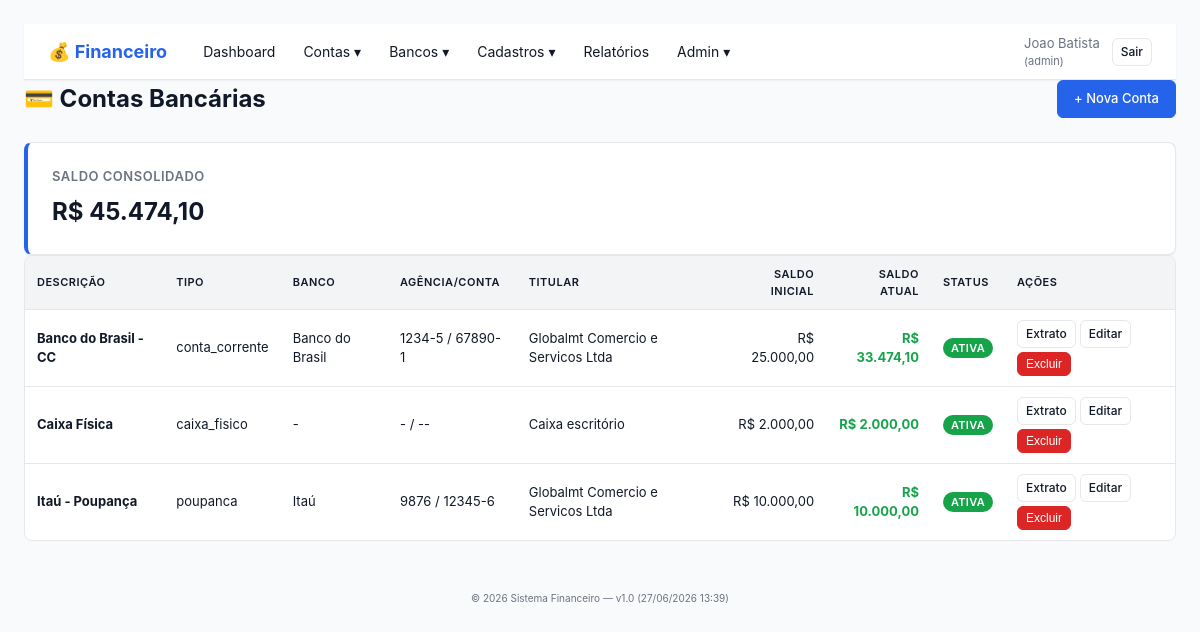
The app's page /contas_bancarias.php (signed in) with its own data.
### tables this page shows
CREATE TABLE contas_bancarias (
    id INT(11) NOT NULL AUTO_INCREMENT,
    empresa_id INT(11) NOT NULL,
    descricao VARCHAR(100) NOT NULL COMMENT 'Nome de exibicao (ex: Banco do Brasil - CC 1234)',
    tipo ENUM('conta_corrente','poupanca','caixa_fisico','cartao','investimento') NOT NULL DEFAULT 'conta_corrente',
    banco VARCHAR(100) COMMENT 'Nome do banco (BB, Itau, Bradesco, Caixa...)',
    agencia VARCHAR(20),
    numero_conta VARCHAR(30),
    digito VARCHAR(5),
    titular VARCHAR(200),
    cpf_cnpj_titular VARCHAR(20),
    saldo_inicial DECIMAL(15,2) NOT NULL DEFAULT 0.00 COMMENT 'Saldo na data de criacao da conta',
    data_saldo_inicial DATE NOT NULL COMMENT 'Data de referencia do saldo inicial',
    observacoes TEXT,
    ativo TINYINT(1) DEFAULT 1,
    data_criacao TIMESTAMP DEFAULT CURRENT_TIMESTAMP,
    PRIMARY KEY (id),
    INDEX idx_empresa (empresa_id),
    INDEX idx_tipo (tipo),
    INDEX idx_ativo (ativo),
    FOREIGN KEY (empresa_id) REFERENCES empresas(id) ON DELETE CASCADE
);

### src/lib/Helper.php (called while the page is built, shortened)
<?php
function layout(string $titulo, string $view, array $vars = []): void
{
    extract($vars, EXTR_SKIP);
    require FINANCEIRO_SRC . '/views/layout/header.php';
    require FINANCEIRO_SRC . '/views/layout/navbar.php';
    require FINANCEIRO_SRC . '/views/' . $view;
    require FINANCEIRO_SRC . '/views/layout/footer.php';
}

### src/controllers/ContasBancariasController.php (called while the page is built, shortened)
<?php
final class ContasBancariasController
{
    public function index(): void
    {
        $empresaId = Auth::user()['empresa_id'];
        $db = Database::getConnection();
        $stmt = $db->prepare('
            SELECT
                cb.*,
                (SELECT COALESCE(SUM(CASE WHEN m.tipo = "entrada" THEN m.valor ELSE -m.valor END), 0)
                 FROM movimentacoes_bancarias m
                 WHERE m.conta_bancaria_id = cb.id
                   AND m.data_movimento >= cb.data_saldo_inicial
                ) AS variacao,
                (cb.saldo_inicial +
                 (SELECT COALESCE(SUM(CASE WHEN m.tipo = "entrada" THEN m.valor ELSE -m.valor END), 0)
                  FROM movimentacoes_bancarias m
                  WHERE m.conta_bancaria_id = cb.id
                    AND m.data_movimento >= cb.data_saldo_inicial
                 )
                ) AS saldo_atual
            FROM contas_bancarias cb
            WHERE cb.empresa_id = ?
            ORDER BY cb.ativo DESC, cb.descricao
        ');
        $stmt->execute([$empresaId]);
        $contas = $stmt->fetchAll();
        $saldoTotal = array_sum(array_column($contas, 'saldo_atual'));
        layout('Contas Bancárias', 'contas_bancarias/index.php', [
            'contas'     => $contas,
            'saldoTotal' => $saldoTotal,
        ]);
    }
}

### public/contas_bancarias.php (called while the page is built, shortened)
<?php
(new ContasBancariasController)->index();

### src/lib/Auth.php (called while the page is built, shortened)
<?php
final class Auth
{
    public static function perfilAtual(): string
    {
        foreach ($_SESSION['empresas'] as $emp) {
            if ((int)$emp['empresa_id'] === (int)$_SESSION['empresa_id']) {
                return $emp['perfil_na_empresa'];
            }
        }
        return '';
    }
    public static function isLogged(): bool
    {
        return isset($_SESSION['usuario_id']) && isset($_SESSION['empresa_id']);
    }
}

### src/lib/Permissao.php (called while the page is built, shortened)
<?php
final class Permissao
{
    public static function tem(string $capability): bool
    {
        $perfil = Auth::perfilAtual();
        return in_array($capability, self::CAPS[$perfil] ?? [], true);
    }
}

### src/views/contas_bancarias/index.php (the view, shortened to what this page needs)
<div class="page-header">
    <h1>💳 Contas Bancárias</h1>
    <?php if (Permissao::tem('criar')): ?>
        <a href="conta_bancaria_form.php" class="btn btn-primary">+ Nova Conta</a>
    <?php endif; ?>
</div>
<div class="card card-primary card-large">
    <div class="card-title">Saldo Consolidado</div>
    <div class="card-value">R$ <?= number_format($saldoTotal, 2, ',', '.') ?></div>
</div>
<table class="table">
    <thead>
        <tr>
            <th>Descrição</th>
            <th>Tipo</th>
            <th>Banco</th>
            <th>Agência/Conta</th>
            <th>Titular</th>
            <th class="text-right">Saldo Inicial</th>
            <th class="text-right">Saldo Atual</th>
            <th>Status</th>
            <th>Ações</th>
        </tr>
    </thead>
    <tbody>
        <?php if (empty($contas)): ?>
            <tr><td colspan="9" class="muted center">Nenhuma conta cadastrada.</td></tr>
        <?php else: foreach ($contas as $c): ?>
            <tr>
                <td><strong><?= htmlspecialchars($c['descricao']) ?></strong></td>
                <td><?= htmlspecialchars($c['tipo']) ?></td>
                <td><?= htmlspecialchars($c['banco'] ?? '-') ?></td>
                <td>
                    <?= htmlspecialchars($c['agencia'] ?? '-') ?> /
                    <?= htmlspecialchars($c['numero_conta'] ?? '-') ?>-<?= htmlspecialchars($c['digito'] ?? '') ?>
                </td>
                <td><?= htmlspecialchars($c['titular'] ?? '-') ?></td>
                <td class="text-right">R$ <?= number_format((float)$c['saldo_inicial'], 2, ',', '.') ?></td>
                <td class="text-right <?= (float)$c['saldo_atual'] < 0 ? 'text-danger' : 'text-success' ?>">
                    <strong>R$ <?= number_format((float)$c['saldo_atual'], 2, ',', '.') ?></strong>
                </td>
                <td>
                    <span class="badge badge-<?= $c['ativo'] ? 'success' : 'secondary' ?>">
                        <?= $c['ativo'] ? 'Ativa' : 'Inativa' ?>
                    </span>
                </td>
                <td class="actions">
                    <a href="movimentacoes.php?conta_id=<?= (int)$c['id'] ?>" class="btn btn-sm">Extrato</a>
                    <?php if (Permissao::tem('criar')): ?>
                        <a href="conta_bancaria_form.php?id=<?= (int)$c['id'] ?>" class="btn btn-sm">Editar</a>
                    <?php endif; ?>
                    <?php if (Permissao::tem('excluir')): ?>
                        <form method="post" action="conta_bancaria_acao.php" style="display:inline" onsubmit="return confirm('Excluir conta? Se houver movimentações, será apenas inativada.')">
                            <button type="submit" class="btn btn-sm btn-danger">Excluir</button>
                        </form>
                    <?php endif; ?>
                </td>
            </tr>
        <?php endforeach; endif; ?>
    </tbody>
</table>

### public/assets/financeiro.css (style rules this page uses)
* { box-sizing: border-box; margin: 0; padding: 0; }
:root { --color-primary: #2563eb; --color-primary-dark: #1d4ed8; --color-success: #16a34a; --color-warning: #d97706; --color-danger: #dc2626; --color-info: #0891b2; --color-secondary: #6b7280; --color-bg: #f9fafb; --color-surface: #ffffff; --color-text: #111827; --color-text-muted: #6b7280; --color-border: #e5e7eb; --shadow-sm: 0 1px 2px 0 rgba(0,0,0,0.05); --shadow: 0 1px 3px 0 rgba(0,0,0,0.1), 0 1px 2px 0 rgba(0,0,0,0.06); }
body { font-family: -apple-system, BlinkMacSystemFont, "Segoe UI", Roboto, "Helvetica Neue", Arial, sans-serif; background: var(--color-bg); color: var(--color-text); line-height: 1.5; font-size: 14px; }
.page-header { display: flex; justify-content: space-between; align-items: center; margin-bottom: 24px; flex-wrap: wrap; gap: 12px; }
.page-header h1 { font-size: 24px; color: var(--color-text); }
.btn { padding: 8px 16px; border: 1px solid var(--color-border); border-radius: 6px; background: var(--color-surface); color: var(--color-text); cursor: pointer; text-decoration: none; font-size: 13px; font-weight: 500; transition: all 0.15s; display: inline-block; }
.btn-primary { background: var(--color-primary); border-color: var(--color-primary); color: white; }
.btn-danger { background: var(--color-danger); border-color: var(--color-danger); color: white; }
.btn-sm { padding: 4px 8px; font-size: 12px; }
.card { background: var(--color-surface); border: 1px solid var(--color-border); border-radius: 8px; padding: 16px; box-shadow: var(--shadow-sm); }
.card-large { padding: 24px; }
.card-title { font-size: 13px; color: var(--color-text-muted); text-transform: uppercase; letter-spacing: 0.5px; margin-bottom: 8px; font-weight: 600; }
.card-value { font-size: 24px; font-weight: 700; color: var(--color-text); }
.card-primary { border-left: 4px solid var(--color-primary); }
.table { width: 100%; background: var(--color-surface); border: 1px solid var(--color-border); border-radius: 8px; border-collapse: separate; border-spacing: 0; margin-bottom: 24px; overflow: hidden; }
.table th, .table td { padding: 10px 12px; text-align: left; border-bottom: 1px solid var(--color-border); font-size: 13px; }
.table th { background: #f3f4f6; font-weight: 600; color: var(--color-text); text-transform: uppercase; font-size: 11px; letter-spacing: 0.5px; }
.table tbody tr:last-child td { border-bottom: none; }
.table .text-right { text-align: right; }
.badge { display: inline-block; padding: 2px 8px; border-radius: 12px; font-size: 11px; font-weight: 600; background: var(--color-secondary); color: white; text-transform: uppercase; letter-spacing: 0.3px; }
.badge-success { background: var(--color-success); }
.text-right { text-align: right; }
.text-success { color: var(--color-success); }
.actions { display: flex; gap: 4px; flex-wrap: wrap; }

### records on screen
contas_bancarias: descricao "Banco do Brasil - CC", tipo "conta_corrente", banco "Banco do Brasil", agencia "1234-5", numero_conta "67890", digito "1", titular "Globalmt Comercio e Servicos Ltda", saldo_inicial "25.000,00", saldo_atual "33.474,10", ativo "ATIVA"
contas_bancarias: descricao "Caixa Física", tipo "caixa_fisico", banco "-", agencia "-", numero_conta "-", titular "Caixa escritório", saldo_inicial "2.000,00", saldo_atual "2.000,00", ativo "ATIVA"
contas_bancarias: descricao "Itaú - Poupança", tipo "poupanca", banco "Itaú", agencia "9876", numero_conta "12345", digito "6", titular "Globalmt Comercio e Servicos Ltda", saldo_inicial "10.000,00", saldo_atual "10.000,00", ativo "ATIVA"

### other values on screen
$usuario['nome'] "Joao Batista"
$perfil "admin"
$saldoTotal "45.474,10"
